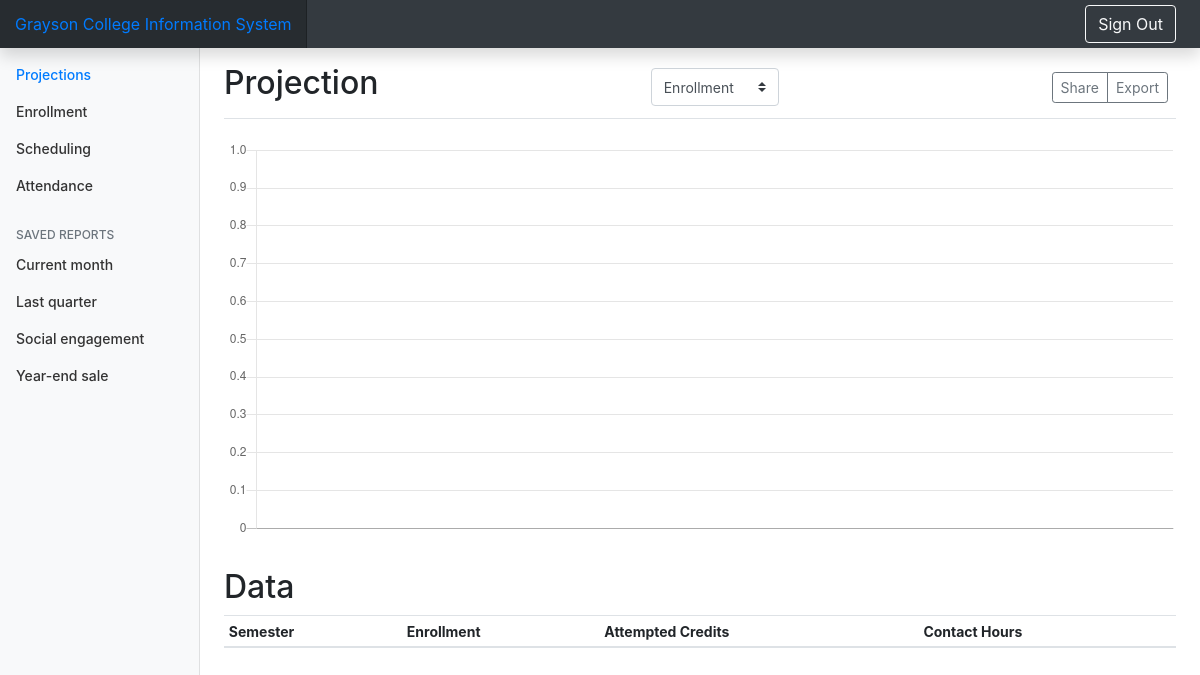
Before: / with the older database file.
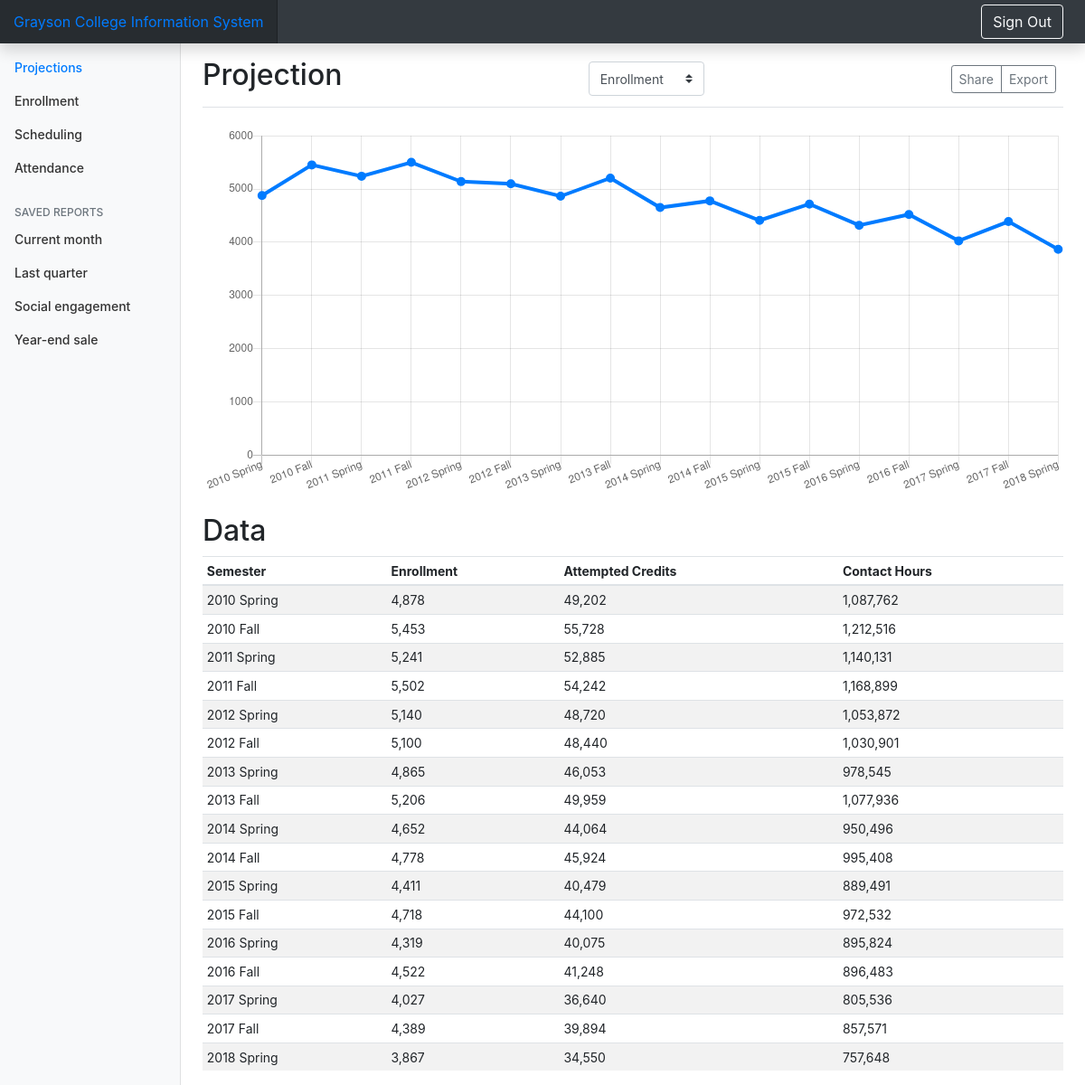
After: the same page with the newer database file.
### projection/models.py (models this page shows, shortened)
class ProjectionItemByYear(models.Model):
  SEMESTER_CHOICES = [(1, 'Fall'), (0, 'Spring')]
  year = models.IntegerField()
  isFall = models.IntegerField(choices=SEMESTER_CHOICES)
  semester = models.CharField(max_length=20)
  numberOfStudents = models.IntegerField()
  attemptedCredits = models.IntegerField()
  contactHours = models.IntegerField()
  unemploymentRateLastYear = models.DecimalField(max_digits=6, decimal_places=4)

### projection/views.py (the view)
# urls.py: path('', views.index, name='index'),
def index(request):
  enrollment_list = ProjectionItemByYear.objects.filter(year__gte = 2010).order_by('id')
  semester_list = list(ProjectionItemByYear.objects.filter(year__gte = 2010).values_list('semester', flat=True).order_by('id'))
  number_list = list(ProjectionItemByYear.objects.filter(year__gte = 2010).values_list('numberOfStudents', flat=True).order_by('id'))
  context = {'enrollment_list': enrollment_list,
             'semester_list': semester_list,
             'number_list': number_list}
  return render(request, 'index.html', context=context)

### projection/templates/index.html (shortened to what this page needs)
{% load static %}
{% load humanize %}
<!doctype html>
<html lang="en">
  <head>
    <link href="../static/css/bootstrap.min.css" rel="stylesheet">
    <link href="../static/css/dashboard.css" rel="stylesheet">
  </head>
  <body>
    <nav class="navbar navbar-dark bg-dark navbar-expand-sm fixed-top flex-md-nowrap p-0 shadow">
      <div class="navbar-brand d-none d-sm-inline-block">
        <a class="col-sm-3 col-md-2 mr-0" href="#">Grayson College Information System</a>
      </div>
      <div class="navbar-collapse collapse w-100 order-3 dual-collapse2">
          <ul class="navbar-nav ml-sm-auto">
            <li class="nav-item">
              <form class="form-inline">
                <button class="btn btn-outline-light mr-4" type="submit"> Sign Out </button>
              </form>
            </li>
          </ul>
      </div>
    </nav>
    <div class="container-fluid">
      <div class="row">
        <nav class="col-md-2 d-none d-md-block bg-light sidebar">
          <div class="sidebar-sticky">
            <ul class="nav flex-column">
              <li class="nav-item">
                <a class="nav-link active" href="#">
                  Projections <span class="sr-only">(current)</span>
                </a>
              </li>
              <li class="nav-item">
                <a class="nav-link" href="#">
                  Enrollment
                </a>
              </li>
              <li class="nav-item">
                <a class="nav-link" href="#">
                  Scheduling
                </a>
              </li>
              <li class="nav-item">
                <a class="nav-link" href="#">
                  Attendance
                </a>
              </li>
            </ul>
            <h6 class="sidebar-heading d-flex justify-content-between align-items-center px-3 mt-4 mb-1 text-muted">
              <span>Saved reports</span>
            </h6>
            <ul class="nav flex-column mb-2">
              <li class="nav-item">
                <a class="nav-link" href="#">
                  Current month
                </a>
              </li>
              <li class="nav-item">
                <a class="nav-link" href="#">
                  Last quarter
                </a>
              </li>
              <li class="nav-item">
                <a class="nav-link" href="#">
                  Social engagement
                </a>
              </li>
              <li class="nav-item">
                <a class="nav-link" href="#">
                  Year-end sale
                </a>
              </li>
            </ul>
          </div>
        </nav>
        <main role="main" class="col-md-9 ml-sm-auto col-lg-10 px-4">
          <div class="d-flex justify-content-between flex-wrap flex-md-nowrap align-items-center pt-3 pb-2 mb-3 border-bottom">
            <h1 class="h2">Projection</h1>
            <div class="col-md-2 align-items-end">
              <select class="custom-select d-block" id="target" required>
                <option value="numberOfStudents"> Enrollment </option>
              </select>
            </div>
            <div class="btn-toolbar mb-2 mb-md-0">
              <div class="btn-group mr-2">
                <button class="btn btn-sm btn-outline-secondary">Share</button>
                <button class="btn btn-sm btn-outline-secondary">Export</button>
              </div>
            </div>
          </div>
          <canvas class="my-4 w-100" id="myChart" width="900" height="380"></canvas>
          <h2> Data </h2>
          <div class="table-responsive">
            <table class="table table-striped table-sm">
              <thead>
                <tr>
                  <th> Semester </th>
                  <th> Enrollment </th>
                  <th> Attempted Credits </th>
                  <th> Contact Hours </th>
                </tr>
              </thead>
              <tbody>
                {% for enrollment_item in enrollment_list %}
                  <tr>
                      <td>{{ enrollment_item.semester }}</td>
                      <td>{{ enrollment_item.numberOfStudents|intcomma }}</td>
                      <td>{{ enrollment_item.attemptedCredits|intcomma }}</td>
                      <td>{{ enrollment_item.contactHours|intcomma }}</td>
                  </tr>
                {% endfor %}
              </tbody>
            </table>
          </div>
        </main>
      </div>
    </div>
    <script>
      var ctx = document.getElementById("myChart");
      var myChart = new Chart(ctx, {
        type: 'line',
        data: {
          labels: {{semester_list|safe}},
          datasets: [{
            data: {{number_list|safe}},
            lineTension: 0,
            backgroundColor: 'transparent',
            borderColor: '#007bff',
            borderWidth: 4,
            pointBackgroundColor: '#007bff'
          }]
        },
        options: {
          plugins: {
            datalabels: {
              borderRadius: 4,
              color: 'white',
              font: {
                weight: 'bold'
              },
              formatter: Math.round
            }
				  },
          scales: {
            yAxes: [{
              ticks: {
                beginAtZero: true
              }
            }],
            xAxes: [{
              ticks: {
                autoSkip: false
              }
            }],
          },
          legend: {
            display: false,
          }
        }
      });
    </script>
  </body>
</html>

### projection/static/css/dashboard.css (style rules this page uses)
body { font-size: .875rem; }
.sidebar { position: fixed; top: 0; bottom: 0; left: 0; z-index: 100; padding: 48px 0 0; box-shadow: inset -1px 0 0 rgba(0, 0, 0, .1); }
.sidebar-sticky { position: relative; top: 0; height: calc(100vh - 48px); padding-top: .5rem; overflow-x: hidden; overflow-y: auto; }
.sidebar .nav-link { font-weight: 500; color: #333; }
.sidebar .nav-link.active { color: #007bff; }
.sidebar-heading { font-size: .75rem; text-transform: uppercase; }
[role="main"] { padding-top: 48px; }
.navbar-brand { padding-top: .75rem; padding-bottom: .75rem; font-size: 1rem; background-color: rgba(0, 0, 0, .25); box-shadow: inset -1px 0 0 rgba(0, 0, 0, .25); }
.border-bottom { border-bottom: 1px solid #e5e5e5; }

Changed rows visible on the page:
added ProjectionItemByYear: semester "2010 Spring", numberOfStudents "4,878", attemptedCredits "49,202", contactHours "1,087,762"
added ProjectionItemByYear: semester "2010 Fall", numberOfStudents "5,453", attemptedCredits "55,728", contactHours "1,212,516"
added ProjectionItemByYear: semester "2011 Spring", numberOfStudents "5,241", attemptedCredits "52,885", contactHours "1,140,131"
added ProjectionItemByYear: semester "2011 Fall", numberOfStudents "5,502", attemptedCredits "54,242", contactHours "1,168,899"
added ProjectionItemByYear: semester "2012 Spring", numberOfStudents "5,140", attemptedCredits "48,720", contactHours "1,053,872"
added ProjectionItemByYear: semester "2012 Fall", numberOfStudents "5,100", attemptedCredits "48,440", contactHours "1,030,901"
added ProjectionItemByYear: semester "2013 Spring", numberOfStudents "4,865", attemptedCredits "46,053", contactHours "978,545"
added ProjectionItemByYear: semester "2013 Fall", numberOfStudents "5,206", attemptedCredits "49,959", contactHours "1,077,936"
added ProjectionItemByYear: semester "2014 Spring", numberOfStudents "4,652", attemptedCredits "44,064", contactHours "950,496"
added ProjectionItemByYear: semester "2014 Fall", numberOfStudents "4,778", attemptedCredits "45,924", contactHours "995,408"
added ProjectionItemByYear: semester "2015 Spring", numberOfStudents "4,411", attemptedCredits "40,479", contactHours "889,491"
added ProjectionItemByYear: semester "2015 Fall", numberOfStudents "4,718", attemptedCredits "44,100", contactHours "972,532"
added ProjectionItemByYear: semester "2016 Spring", numberOfStudents "4,319", attemptedCredits "40,075", contactHours "895,824"
added ProjectionItemByYear: semester "2016 Fall", numberOfStudents "4,522", attemptedCredits "41,248", contactHours "896,483"
added ProjectionItemByYear: semester "2017 Spring", numberOfStudents "4,027", attemptedCredits "36,640", contactHours "805,536"
added ProjectionItemByYear: semester "2017 Fall", numberOfStudents "4,389", attemptedCredits "39,894", contactHours "857,571"
added ProjectionItemByYear: semester "2018 Spring", numberOfStudents "3,867", attemptedCredits "34,550", contactHours "757,648"
Other visible differences:
chart data {{ semester_list|safe }}: [] → ['2010 Spring', '2010 Fall', '2011 Spring', '2011 Fall', '2012 Spring', '2012 Fall', '2013 Spring', '2013 Fall', '2014 Spring', '2014 Fall', '2015 Spring', '2015 Fall', '2016 Spring', '2016 Fall', '2017 Spring', '2017 Fall', '2018 Spring']
chart data {{ number_list|safe }}: [] → [4878, 5453, 5241, 5502, 5140, 5100, 4865, 5206, 4652, 4778, 4411, 4718, 4319, 4522, 4027, 4389, 3867]
